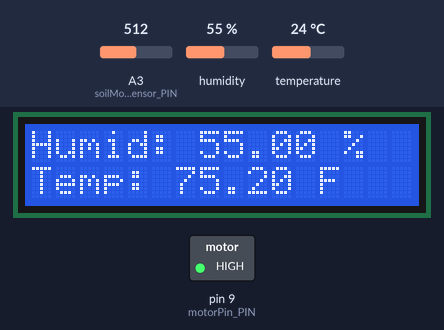
Simulated run of this sketch. Board: Arduino Uno, built with avr-gcc and run on an emulated ATmega328P. Parts: 16×2 character LCD, switched loads named in the sketch (green lamp = pin HIGH). Inputs (shaded band) come from the test bench; at power-on: A3 (soilMoistureSensor_PIN) = 512, humidity 55 %, temperature 24 °C. What the sketch prints to the serial monitor is not drawn.

Above: at 0.2 s.
At 30.2 s:
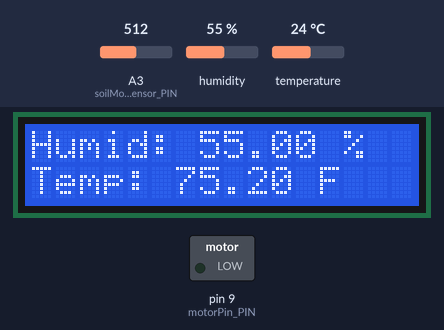
Timing chart, 0 to 121.8 s (numbered marks = the images above):
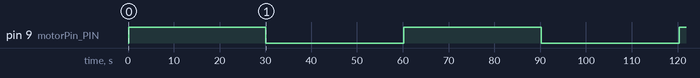

The sketch:

plant.ino
```cpp
#include "DHT.h"
#include<LiquidCrystal.h>
#define DHTPIN 13
#define DHTTYPE DHT22
LiquidCrystal lcd(12, 11, 5, 4, 3, 2);
DHT dht(DHTPIN, DHTTYPE);

// PINS
const int motorPin_PIN = 9;
const int soilMoistureSensor_PIN = A3;

const int wet = 250;
const int dry = 500;
const int moistureLevel = (dry - wet) / 2;
const int startWatering = 400;
const int stopWatering = 300;
boolean watering = false;

void setup() {
  lcd.begin(16, 2);
  Serial.begin(9600);
  dht.begin();
  pinMode(motorPin_PIN, OUTPUT);
}

void loop() {
  long soilMoisture = analogRead(soilMoistureSensor_PIN);
  float humidity = getHumid();
  float temperature = getTemp();
  Serial.println("Soil Status: " + readSoilMoisture(soilMoisture));
  lcd.setCursor(0, 0);
  Serial.println("Humidity: " + String(humidity) + " %");
  lcd.print(String("Humid: ") + String(humidity) + String( " %"));
  lcd.setCursor(0, 1);
  Serial.println("Temperature: " + String(temperature) + " F");
  lcd.print(String("Temp: ") + String(temperature) + String( " F"));
  waterPlants(soilMoisture);
  delay(30000); //interval between each sensor read (30 seconds)
}

float getHumid() {
  float humidity = dht.readHumidity();
  return humidity;
}
float getTemp() {
  float temperature = dht.readTemperature(true);
  return temperature;
}

void waterPlants(int soilMoisture) { //example from online
  waterCheck(soilMoisture);
  if (watering) {
    pumpOn();
    delay(30000); //how long it "waters" (30 seconds)
    Serial.println("Watering Finished");
    pumpOff();
  }
    Serial.println("------------------------------------------------");
}

String readSoilMoisture(int soilMoisture){
  if (soilMoisture < dry && soilMoisture > (dry - moistureLevel)){
    return "Dry";
  } else if (soilMoisture > wet && soilMoisture < (wet + moistureLevel)){
    return "Wet";
  } else {
    return "Place in Soil";
  }
}

//Turn "pump" on or off
void pumpOn() {
  Serial.println("Water pump, aka motor, is turned on");
  digitalWrite(motorPin_PIN, HIGH);
}
void pumpOff() {
  Serial.println("Water pump, aka motor, is turned off");
  digitalWrite(motorPin_PIN, LOW);
}

void waterCheck(int soilMoisture) {
  if (soilMoisture > startWatering) {
    watering = true;
  } else if (soilMoisture < stopWatering) {
    watering = false;
  }
  Serial.println(watering ? "Start watering" : "Skip watering");
  }
```

Measured:
- by itself, pin 9 (motorPin_PIN): alternates HIGH for 30.0 s and LOW for 30.1 s
